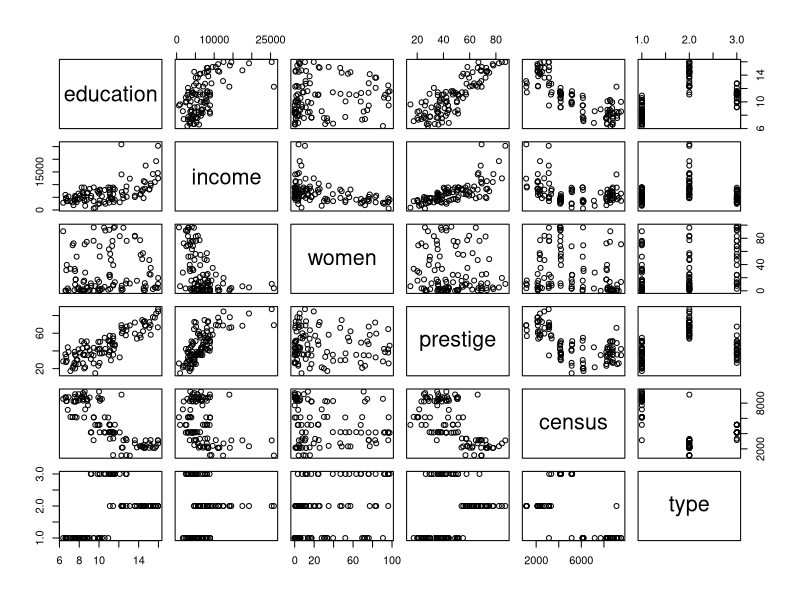
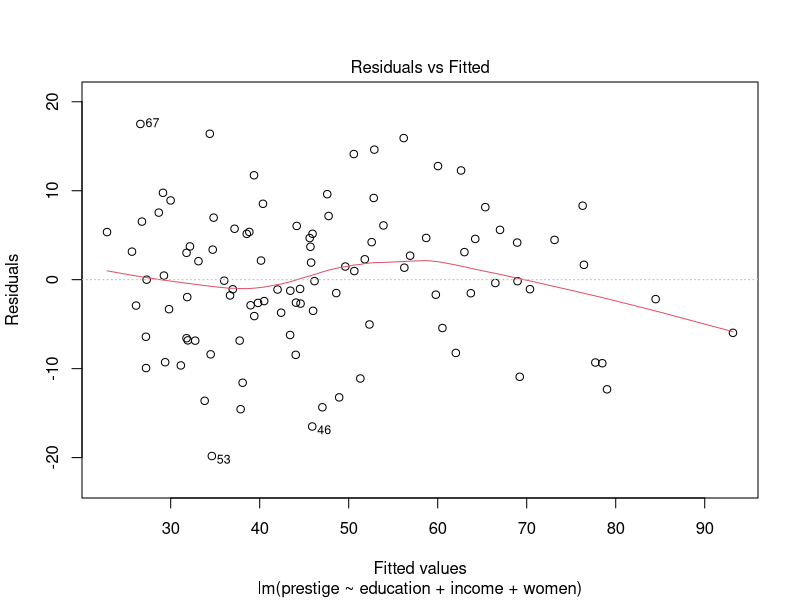
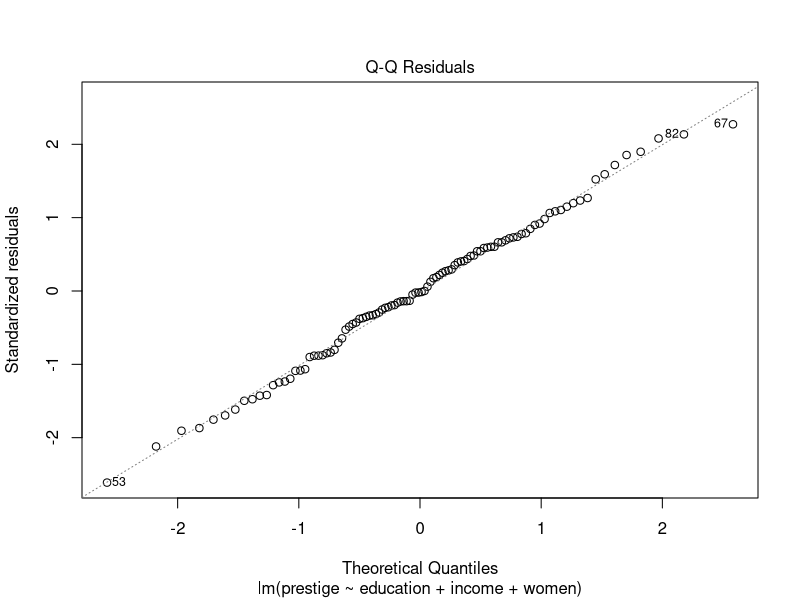
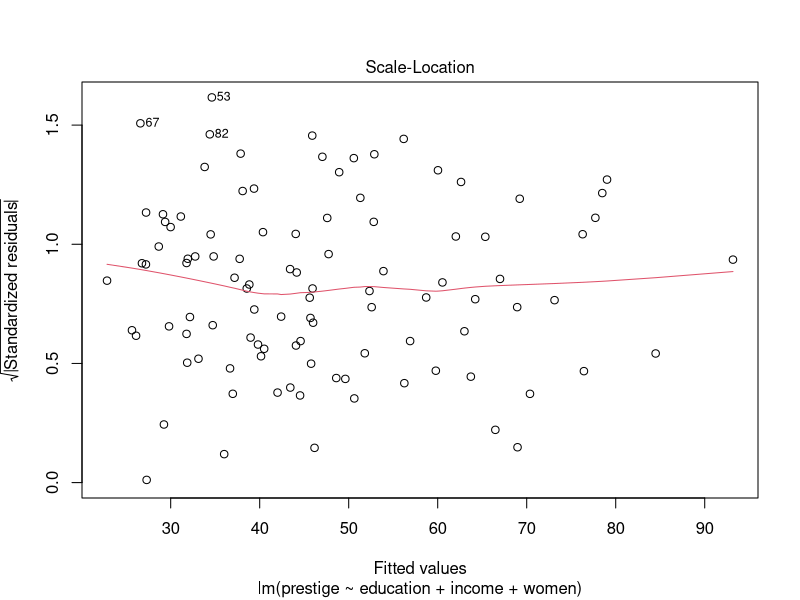
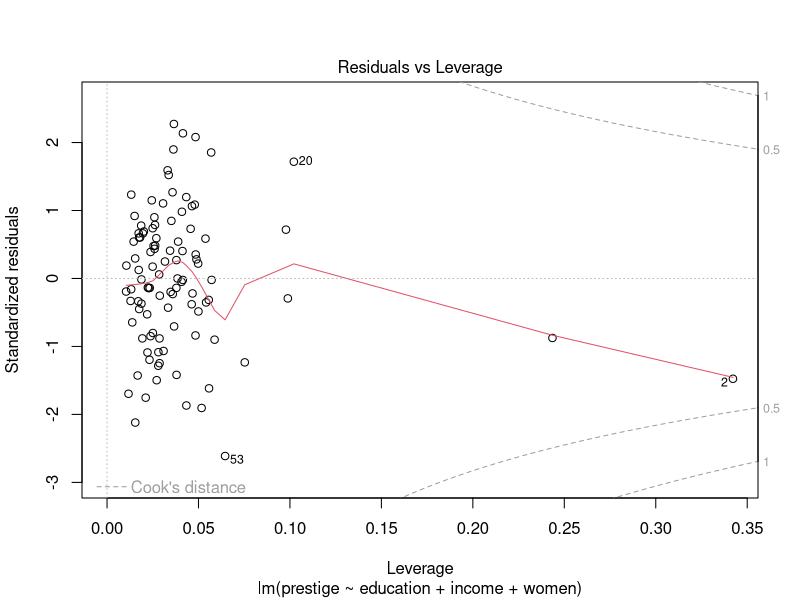
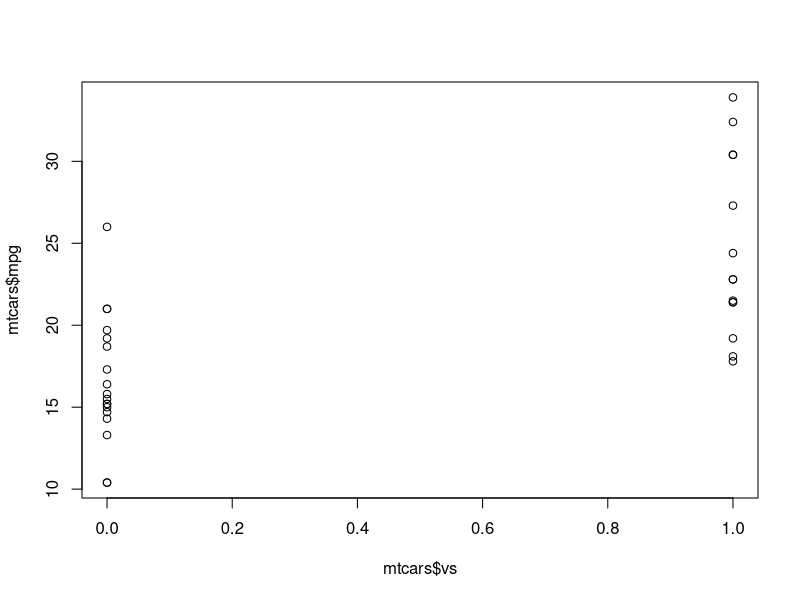
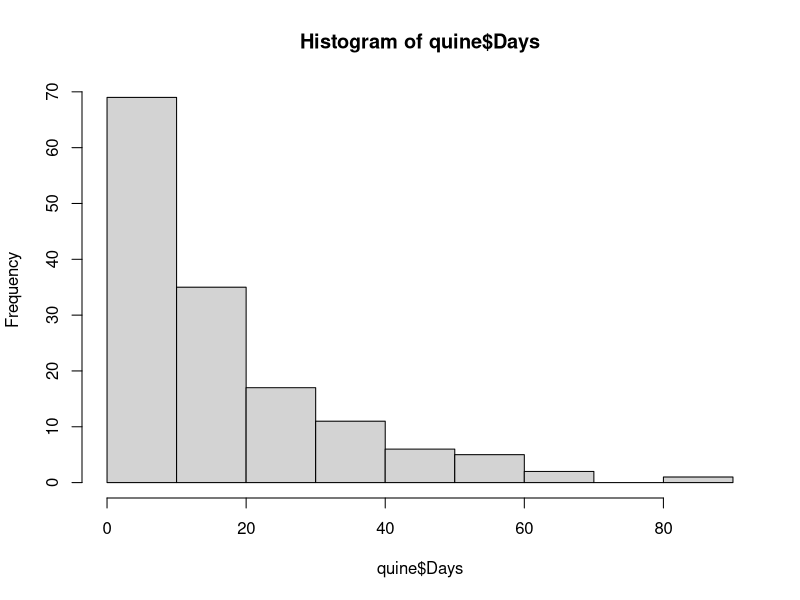

Write the R code that produced these figures, in order. (Note: this script raises an error after producing the figures.)
# regression analysis 
# model building, diagnostics, tests

library(car)
prestige <- carData::Prestige
data.table::setDT(prestige)

prestige

# linear regression ----

# x: education, income, women
# y: prestige 

plot(prestige)

# step 1, eda
# seems to have strong relationship between edu v pres, income v pres
# not so much women v pres

# check correlation 
cor(prestige$education, prestige$prestige) # 0.85
cor(prestige$income, prestige$prestige) # 0.71
cor(prestige$women, prestige$prestige) # -0.11

# step 2, build lm 

m1 <- lm(prestige ~ education + income + women, 
         data = prestige)

summary(m1)

plot(m1)


# model selection ----
# backward
m11 <- lm(prestige ~ education + income, 
          data = prestige)

summary(m11)


m10 <- lm(prestige ~ education, data = prestige)

# option 1: F-test
# anova to compare two models
anova(m1, m11)
anova(m1, m10)

# option 2: likelihood ratio test (not common in LR)
lmtest::lrtest(m1, m11) # not sig
lmtest::lrtest(m1, m10) # sig


# adding 'women' does not reduce the errors significantly
# while income is significant


AIC(m1, m11, m10) # m11 is the best

BIC(m1, m11, m10)

# collinearity  ----
?vif




# _______ ----
# logistic regression -----

mtcars
head(mtcars)
plot(mtcars$vs, mtcars$mpg)

mlr1 <- glm(vs ~ mpg + wt, family = 'binomial', data = mtcars)
summary(mlr1)

# z-values are the wald test statistics


mlr2 <- glm(vs ~ mpg, family = 'binomial', data = mtcars)
summary(mlr2)

# the null deviance are the same
# residual deviance slightly different
# we removed an insig variable so not surprising

anova(mlr2, mlr1, test = 'Chisq') # analysis of deviance


# goodness of fit
# pseudo r2
install.packages('pscl')
pscl::pR2(mlr1)
?pscl::pR2



# _______ -----
# poisson regression ----


# Load required library
library(MASS)

# Load data and inspect it
data(quine)
head(quine)

hist(quine$Days)

# Summarize the dependent variable (Days)
summary(quine$Days)

# Check the mean and variance of the count data (Days)
mean_days <- mean(quine$Days)
var_days <- var(quine$Days)

mean_days  # Mean of Days
var_days   # Variance of Days
# 16 vs 264

# Fit Poisson regression model
poisson_model <- glm(Days ~ Sex + Age, family = poisson, data = quine)
summary(poisson_model)

# Check goodness of fit (dispersion parameter)
# ssr / df
# df here is n-p
dispersion_poisson <- sum(residuals(poisson_model, type = "pearson")^2) / poisson_model$df.residual
dispersion_poisson  # If > 1, indicates overdispersion


# Fit Negative Binomial regression model
nb_model <- glm.nb(Days ~ Sex + Age, data = quine)
summary(nb_model)

# Compare AIC of the models
AIC(poisson_model, nb_model)

# Perform a likelihood ratio test
library(lmtest)
lrtest(poisson_model, nb_model)



# _______ -----
# cox regression ----

lung
head(lung)

coxm1 <- coxph(Surv(time, status) ~ age+sex, data = lung)

coxm2 <- coxph(Surv(time, status) ~ age, data = lung)

summary(coxm1)
summary(coxm2)

# model comparsion with lRT

anova(coxm1, coxm2, test = 'Chisq')

# log rank test, test survival curve differences
# sex is significant
survdiff(Surv(time, status) ~ sex, data = lung)
?survdiff


# test for proportional hazard assumption
cox.zph(coxm1)
# non significant, no covariate violated

# shoenfeld residual 
plot(cox.zph(coxm1))

# martingale residual 

res_mart <- residuals(coxm1, type = 'martingale')
plot(res_mart)

res_dev <- residuals(coxm1, type = 'deviance')
plot(res_dev)



# _________ ----
# anova ----

# Load data and inspect
data(mtcars)
head(mtcars)

# Convert 'cyl' (cylinder) into a factor
mtcars$cyl <- as.factor(mtcars$cyl)

boxplot(mpg ~ cyl, data = mtcars)

# Perform one-way ANOVA to see if mpg differs by cyl
anova_model <- aov(mpg ~ cyl, data = mtcars)
summary(anova_model)

# ANCOVA to add one continuous covariate
# Perform ANCOVA to compare mpg by cyl, adjusting for weight (wt)
ancova_model <- aov(mpg ~ cyl + wt, data = mtcars)
summary(ancova_model)

# Perform multiple linear regression with both cyl and wt as predictors
regression_model <- lm(mpg ~ cyl + wt, data = mtcars)
summary(regression_model)


# Define the MANCOVA model
# two responses: mgp and hp
# two covariates: cyl and wt
mancova_model <- manova(cbind(mpg, hp) ~ cyl + wt, data = mtcars)

# Summary of the MANCOVA model
summary(mancova_model)
